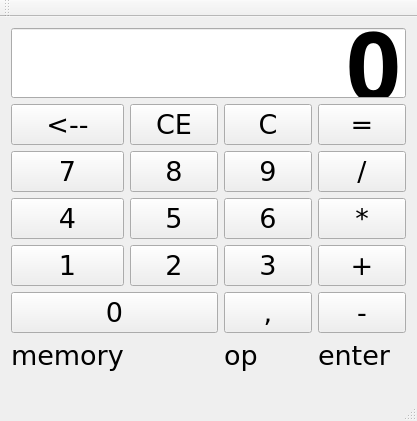
<?xml version="1.0" encoding="UTF-8"?>
<ui version="4.0">
 <class>MainWindow</class>
 <widget class="QMainWindow" name="MainWindow">
  <property name="geometry">
   <rect>
    <x>0</x>
    <y>0</y>
    <width>417</width>
    <height>405</height>
   </rect>
  </property>
  <property name="font">
   <font>
    <family>Verdana</family>
    <pointsize>20</pointsize>
   </font>
  </property>
  <property name="windowTitle">
   <string>Калькулятор</string>
  </property>
  <widget class="QWidget" name="centralWidget">
   <layout class="QGridLayout" name="gridLayout">
    <item row="1" column="2">
     <widget class="QPushButton" name="clearButton">
      <property name="text">
       <string>C</string>
      </property>
     </widget>
    </item>
    <item row="0" column="0" colspan="4">
     <widget class="QLineEdit" name="display">
      <property name="minimumSize">
       <size>
        <width>0</width>
        <height>70</height>
       </size>
      </property>
      <property name="font">
       <font>
        <family>Cordia New</family>
        <pointsize>72</pointsize>
        <weight>75</weight>
        <bold>true</bold>
       </font>
      </property>
      <property name="layoutDirection">
       <enum>Qt::LeftToRight</enum>
      </property>
      <property name="autoFillBackground">
       <bool>false</bool>
      </property>
      <property name="text">
       <string>0</string>
      </property>
      <property name="alignment">
       <set>Qt::AlignRight|Qt::AlignTrailing|Qt::AlignVCenter</set>
      </property>
     </widget>
    </item>
    <item row="1" column="1">
     <widget class="QPushButton" name="pushButton_2">
      <property name="text">
       <string>CE</string>
      </property>
     </widget>
    </item>
    <item row="1" column="0">
     <widget class="QPushButton" name="pushButton">
      <property name="text">
       <string>&lt;--</string>
      </property>
     </widget>
    </item>
    <item row="1" column="3">
     <widget class="QPushButton" name="calcButton">
      <property name="text">
       <string>=</string>
      </property>
     </widget>
    </item>
    <item row="2" column="0">
     <widget class="QPushButton" name="b7">
      <property name="text">
       <string>7</string>
      </property>
     </widget>
    </item>
    <item row="2" column="1">
     <widget class="QPushButton" name="b8">
      <property name="text">
       <string>8</string>
      </property>
     </widget>
    </item>
    <item row="4" column="3">
     <widget class="QPushButton" name="plusButton">
      <property name="text">
       <string>+</string>
      </property>
     </widget>
    </item>
    <item row="2" column="2">
     <widget class="QPushButton" name="b9">
      <property name="text">
       <string>9</string>
      </property>
     </widget>
    </item>
    <item row="6" column="0" colspan="2">
     <widget class="QPushButton" name="b0">
      <property name="text">
       <string>0</string>
      </property>
     </widget>
    </item>
    <item row="6" column="2">
     <widget class="QPushButton" name="delimiterButton">
      <property name="text">
       <string>,</string>
      </property>
     </widget>
    </item>
    <item row="6" column="3">
     <widget class="QPushButton" name="minusButton">
      <property name="text">
       <string>-</string>
      </property>
     </widget>
    </item>
    <item row="3" column="0">
     <widget class="QPushButton" name="b4">
      <property name="text">
       <string>4</string>
      </property>
     </widget>
    </item>
    <item row="4" column="2">
     <widget class="QPushButton" name="b3">
      <property name="text">
       <string>3</string>
      </property>
     </widget>
    </item>
    <item row="2" column="3">
     <widget class="QPushButton" name="divButton">
      <property name="text">
       <string>/</string>
      </property>
     </widget>
    </item>
    <item row="3" column="1">
     <widget class="QPushButton" name="b5">
      <property name="text">
       <string>5</string>
      </property>
     </widget>
    </item>
    <item row="4" column="1">
     <widget class="QPushButton" name="b2">
      <property name="text">
       <string>2</string>
      </property>
     </widget>
    </item>
    <item row="4" column="0">
     <widget class="QPushButton" name="b1">
      <property name="text">
       <string>1</string>
      </property>
     </widget>
    </item>
    <item row="3" column="3">
     <widget class="QPushButton" name="mulButton">
      <property name="text">
       <string>*</string>
      </property>
     </widget>
    </item>
    <item row="3" column="2">
     <widget class="QPushButton" name="b6">
      <property name="text">
       <string>6</string>
      </property>
     </widget>
    </item>
    <item row="7" column="0">
     <widget class="QLabel" name="memory">
      <property name="text">
       <string>memory</string>
      </property>
     </widget>
    </item>
    <item row="7" column="2">
     <widget class="QLabel" name="operation">
      <property name="text">
       <string>op</string>
      </property>
     </widget>
    </item>
    <item row="7" column="3">
     <widget class="QLabel" name="state">
      <property name="text">
       <string>enter</string>
      </property>
     </widget>
    </item>
   </layout>
  </widget>
  <widget class="QMenuBar" name="menuBar">
   <property name="geometry">
    <rect>
     <x>0</x>
     <y>0</y>
     <width>417</width>
     <height>38</height>
    </rect>
   </property>
  </widget>
  <widget class="QToolBar" name="mainToolBar">
   <attribute name="toolBarArea">
    <enum>TopToolBarArea</enum>
   </attribute>
   <attribute name="toolBarBreak">
    <bool>false</bool>
   </attribute>
  </widget>
  <widget class="QStatusBar" name="statusBar"/>
 </widget>
 <layoutdefault spacing="6" margin="11"/>
 <resources/>
 <connections>
  <connection>
   <sender>b1</sender>
   <signal>clicked()</signal>
   <receiver>MainWindow</receiver>
   <slot>on_digit_clicked()</slot>
   <hints>
    <hint type="sourcelabel">
     <x>56</x>
     <y>257</y>
    </hint>
    <hint type="destinationlabel">
     <x>208</x>
     <y>202</y>
    </hint>
   </hints>
  </connection>
  <connection>
   <sender>b2</sender>
   <signal>clicked()</signal>
   <receiver>MainWindow</receiver>
   <slot>on_digit_clicked()</slot>
   <hints>
    <hint type="sourcelabel">
     <x>189</x>
     <y>261</y>
    </hint>
    <hint type="destinationlabel">
     <x>414</x>
     <y>313</y>
    </hint>
   </hints>
  </connection>
  <connection>
   <sender>b3</sender>
   <signal>clicked()</signal>
   <receiver>MainWindow</receiver>
   <slot>on_digit_clicked()</slot>
   <hints>
    <hint type="sourcelabel">
     <x>275</x>
     <y>257</y>
    </hint>
    <hint type="destinationlabel">
     <x>415</x>
     <y>287</y>
    </hint>
   </hints>
  </connection>
  <connection>
   <sender>b4</sender>
   <signal>clicked()</signal>
   <receiver>MainWindow</receiver>
   <slot>on_digit_clicked()</slot>
   <hints>
    <hint type="sourcelabel">
     <x>56</x>
     <y>213</y>
    </hint>
    <hint type="destinationlabel">
     <x>209</x>
     <y>339</y>
    </hint>
   </hints>
  </connection>
  <connection>
   <sender>b6</sender>
   <signal>clicked()</signal>
   <receiver>MainWindow</receiver>
   <slot>on_digit_clicked()</slot>
   <hints>
    <hint type="sourcelabel">
     <x>276</x>
     <y>218</y>
    </hint>
    <hint type="destinationlabel">
     <x>209</x>
     <y>317</y>
    </hint>
   </hints>
  </connection>
  <connection>
   <sender>b5</sender>
   <signal>clicked()</signal>
   <receiver>MainWindow</receiver>
   <slot>on_digit_clicked()</slot>
   <hints>
    <hint type="sourcelabel">
     <x>178</x>
     <y>209</y>
    </hint>
    <hint type="destinationlabel">
     <x>208</x>
     <y>274</y>
    </hint>
   </hints>
  </connection>
  <connection>
   <sender>b8</sender>
   <signal>clicked()</signal>
   <receiver>MainWindow</receiver>
   <slot>on_digit_clicked()</slot>
   <hints>
    <hint type="sourcelabel">
     <x>192</x>
     <y>171</y>
    </hint>
    <hint type="destinationlabel">
     <x>329</x>
     <y>269</y>
    </hint>
   </hints>
  </connection>
  <connection>
   <sender>b9</sender>
   <signal>clicked()</signal>
   <receiver>MainWindow</receiver>
   <slot>on_digit_clicked()</slot>
   <hints>
    <hint type="sourcelabel">
     <x>285</x>
     <y>174</y>
    </hint>
    <hint type="destinationlabel">
     <x>2</x>
     <y>273</y>
    </hint>
   </hints>
  </connection>
  <connection>
   <sender>b7</sender>
   <signal>clicked()</signal>
   <receiver>MainWindow</receiver>
   <slot>on_digit_clicked()</slot>
   <hints>
    <hint type="sourcelabel">
     <x>64</x>
     <y>167</y>
    </hint>
    <hint type="destinationlabel">
     <x>208</x>
     <y>202</y>
    </hint>
   </hints>
  </connection>
 </connections>
 <slots>
  <slot>on_digit_clicked()</slot>
 </slots>
</ui>
